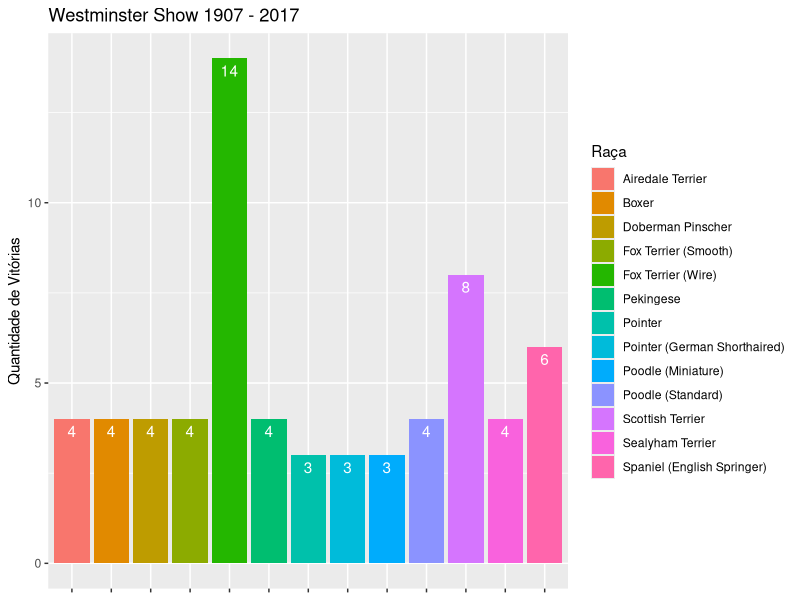
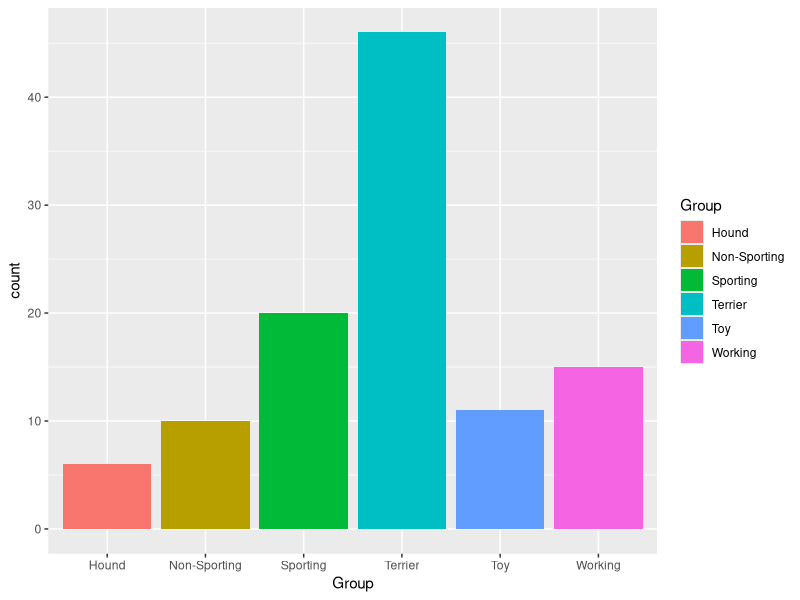

Recreate these plots in R, in order.
#-------------------------- Loading Packs ----------------------------------

library(tidyverse)
library(ggplot2)
library(readxl)

#------------------------- Loading Files ----------------------------

# Carregando o arquivo

best_west <- read_xlsx(
  "Best_in_show_westminster.xlsx"
)

# Viasualizando o arquivo

View(best_west)

#------------------------ Operations ------------------------------

# Agrupando o data frame por espécie e realizando a soma
# da raça que mais venceu

best_breed <- best_west %>% 
  group_by(Breed) %>% 
  summarize(count = n()) %>% 
  filter(count > 2)

# Agrupando o data frama por grupo e realizando a soma

best_group <- best_west %>% 
  group_by(Group) %>% 
  summarize(count = n()) %>% 
  filter(count > 3)

#------------------------ Ploting ---------------------------------

ggplot(data = best_breed, mapping = 
         aes(x = Breed, y = count,fill = Breed)) +
  geom_col() +
  geom_text(aes(label = count), vjust = 1.5, color = "white") +
  labs(title = "Westminster Show 1907 - 2017", fill = "Raça") +
  theme(axis.text.x = element_blank()) +
  xlab(NULL) +
  ylab("Quantidade de Vitórias")

ggplot(data = best_group) +
  geom_col(mapping = aes(x = Group, y = count, fill = Group))
